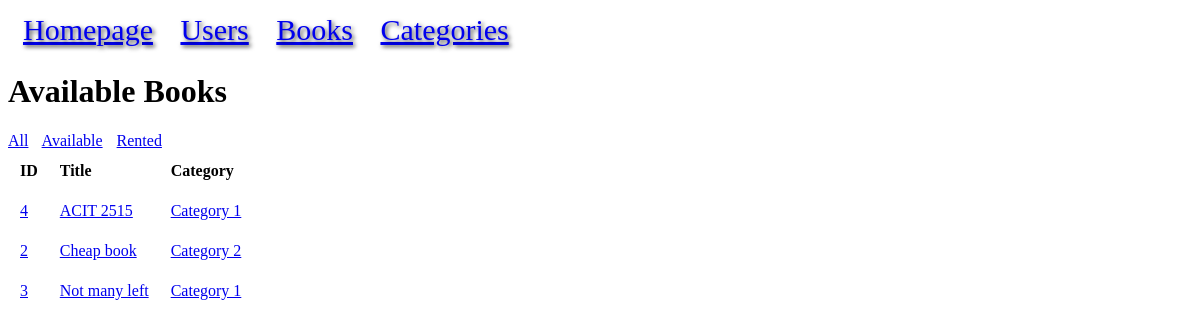
Before: /available with the older database file.
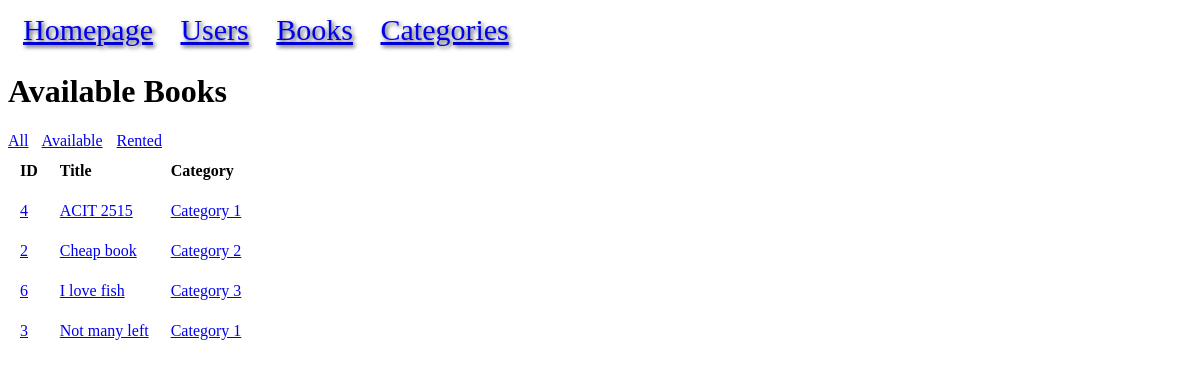
After: the same page with the newer database file.
### models.py (models this page shows, shortened)
class Book(db.Model):
    id = mapped_column(Integer, primary_key=True, autoincrement=True)
    title = mapped_column(String)
    price = mapped_column(DECIMAL(10, 2))
    available = mapped_column(Integer, default=0)
    rating = mapped_column(Integer)
    upc = mapped_column(String, unique=True)
    url = mapped_column(String)
    category_id = mapped_column(Integer, ForeignKey("category.id"))
    category = relationship("Category", back_populates="books")
    rentals = relationship("BookRental", back_populates="book")

class Category(db.Model):
    id = mapped_column(Integer, primary_key=True)
    name = mapped_column(String, unique=True)
    books = relationship("Book", back_populates="category")

### app.py (the view)
@app.route("/available")
def available():
    statement = db.select(Book).where(~Book.rentals.any() | ~Book.rentals.any(BookRental.returned == None)).order_by(Book.title)
    books = db.session.execute(statement).scalars().all()
    return render_template("available.html", books=books)

### templates/available.html
{% extends "base.html" %}
{% block content %}
<h1>Available Books</h1>
<span style="margin-right: 10px;"><a href="{{ url_for('books') }}">All</a></span>
<span style="margin-right: 10px;"><a href="{{ url_for('available') }}">Available</a></span>
<span><a href="{{ url_for('rented') }}">Rented</a></span>
<table>
<tr>
    <th style="text-align: left;">ID</th>
    <th style="text-align: left;">Title</th>
    <th style="text-align: left;">Category</th>
</tr>
{% for book in books %}
<tr>
    <td><a href="{{ url_for('book', id=book.id) }}">{{ book.id }}</a></td>
    <td><a href="{{ url_for('book', id=book.id) }}">{{ book.title }}</a></td>
    <td><a href="{{ url_for('category_detail', name=book.category.name) }}">{{ book.category.name }}</a></td>
</tr>
{% endfor %}
</table>
{% endblock %}

Changed rows visible on the page:
added Book: id "6", title "I love fish", category.name "Category 3"
